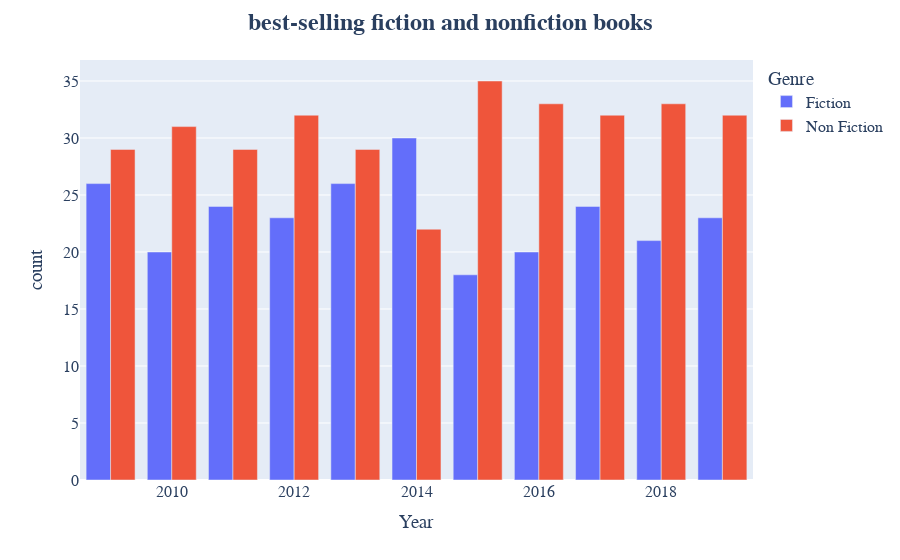

Notebook source saved alongside this figure:
### Code cell
#case1:How has the distribution of best-selling fiction and nonfiction books evolved throughout time?
dfcase1 = dfinal
dfcase1.head()

case1_data = (dfcase1.groupby(['Year', 'Genre']).count().reset_index().rename(columns={'Name': 'count'}))

fig = px.bar(data_frame=case1_data,x='Year', y='count',color='Genre',barmode='group')

fig.update_layout(title=dict(text='<b>best-selling fiction and nonfiction books<b>',x=0.5,font=dict(size=24)),font=dict(family='Calibri',size=16))

### Figure 1 — Plotly figure (JSON) as saved in the notebook; plotly's stock layout.template omitted (floating-point values rounded to 4 significant figures)
{"data": [{"alignmentgroup": "True", "hovertemplate": "Genre=Fiction<br>Year=%{x}<br>count=%{y}<extra></extra>", "legendgroup": "Fiction", "marker": {"color": "#636efa", "pattern": {"shape": ""}}, "name": "Fiction", "offsetgroup": "Fiction", "orientation": "v", "showlegend": true, "textposition": "auto", "type": "bar", "x": [2009, 2010, 2011, 2012, 2013, 2014, 2015, 2016, 2017, 2018, 2019], "xaxis": "x", "y": [26, 20, 24, 23, 26, 30, 18, 20, 24, 21, 23], "yaxis": "y"}, {"alignmentgroup": "True", "hovertemplate": "Genre=Non Fiction<br>Year=%{x}<br>count=%{y}<extra></extra>", "legendgroup": "Non Fiction", "marker": {"color": "#EF553B", "pattern": {"shape": ""}}, "name": "Non Fiction", "offsetgroup": "Non Fiction", "orientation": "v", "showlegend": true, "textposition": "auto", "type": "bar", "x": [2009, 2010, 2011, 2012, 2013, 2014, 2015, 2016, 2017, 2018, 2019], "xaxis": "x", "y": [29, 31, 29, 32, 29, 22, 35, 33, 32, 33, 32], "yaxis": "y"}], "layout": {"barmode": "group", "font": {"family": "Calibri", "size": 16}, "legend": {"title": {"text": "Genre"}, "tracegroupgap": 0}, "margin": {"t": 60}, "title": {"font": {"size": 24}, "text": "<b>best-selling fiction and nonfiction books<b>", "x": 0.5}, "xaxis": {"anchor": "y", "domain": [0, 1], "title": {"text": "Year"}}, "yaxis": {"anchor": "x", "domain": [0, 1], "title": {"text": "count"}}}}
